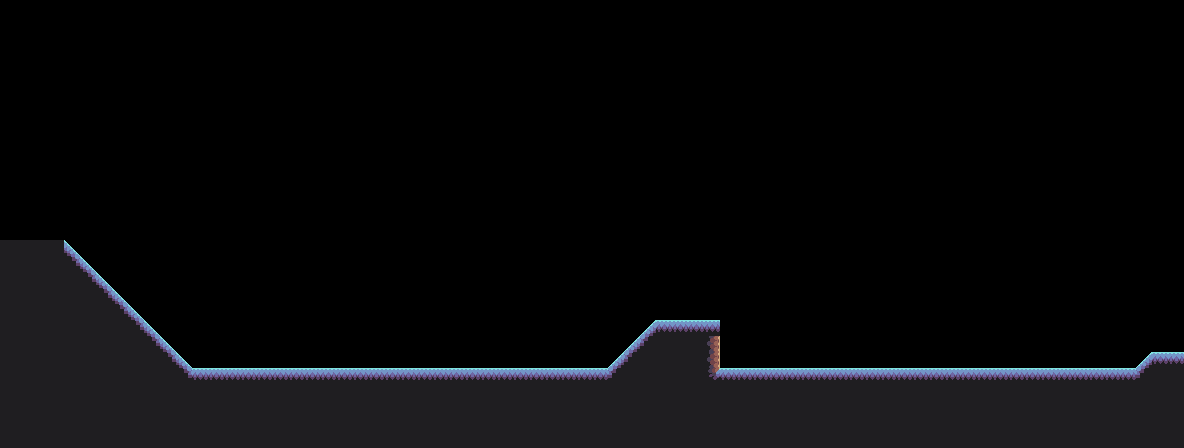

Below is a game level as drawn by its tile map, then a one-line description and the .tmx that defines it (tile-layer data replaced by summaries):
An orthogonal 74x28 tile map with 16x16 px tiles, 2 tile layers (collision, details) and 9 objects (4x EnemyTrap, 2x First, playerSpawn, onTouch, Hostage).

<map version="1.0" tiledversion="1.1.2" orientation="orthogonal" renderorder="right-down" width="74" height="28" tilewidth="16" tileheight="16" infinite="0" nextobjectid="21">
 <properties>
  <property name="collisionLayer" value="collision" />
  <property name="defaultLayers" value="collision, details" />
 </properties>
 <tileset firstgid="1" name="tileset" tilewidth="16" tileheight="16" tilecount="35" columns="5">
  <image source="tileset.png" width="80" height="112" />
  <tile id="2">
   <properties>
    <property name="nez:isSlope" type="bool" value="true" />
    <property name="nez:slopeTopLeft" type="int" value="15" />
    <property name="nez:slopeTopRight" type="int" value="0" />
   </properties>
  </tile>
  <tile id="3">
   <properties>
    <property name="nez:isSlope" type="bool" value="true" />
    <property name="nez:slopeTopLeft" type="int" value="15" />
    <property name="nez:slopeTopRight" type="int" value="0" />
   </properties>
  </tile>
  <tile id="4">
   <properties>
    <property name="nez:isSlope" type="bool" value="true" />
    <property name="nez:slopeTopLeft" type="int" value="15" />
    <property name="nez:slopeTopRight" type="int" value="0" />
   </properties>
  </tile>
  <tile id="5">
   <properties>
    <property name="nez:isSlope" type="bool" value="true" />
    <property name="nez:slopeTopLeft" type="int" value="0" />
    <property name="nez:slopeTopRight" type="int" value="15" />
   </properties>
  </tile>
  <tile id="6">
   <properties>
    <property name="nez:isSlope" type="bool" value="true" />
    <property name="nez:slopeTopLeft" type="int" value="15" />
    <property name="nez:slopeTopRight" type="int" value="0" />
   </properties>
  </tile>
  <tile id="10">
   <properties>
    <property name="nez:isSlope" type="bool" value="true" />
    <property name="nez:slopeTopLeft" type="int" value="0" />
    <property name="nez:slopeTopRight" type="int" value="15" />
   </properties>
  </tile>
  <tile id="14">
   <properties>
    <property name="nez:isSlope" type="bool" value="true" />
    <property name="nez:slopeTopLeft" type="int" value="0" />
    <property name="nez:slopeTopRight" type="int" value="15" />
   </properties>
  </tile>
  <tile id="19">
   <properties>
    <property name="nez:isSlope" type="bool" value="true" />
    <property name="nez:slopeTopLeft" type="int" value="0" />
    <property name="nez:slopeTopRight" type="int" value="15" />
   </properties>
  </tile>
  <tile id="20">
   <properties>
    <property name="nez:isSlope" type="bool" value="true" />
    <property name="nez:slopeTopLeft" type="int" value="15" />
    <property name="nez:slopeTopRight" type="int" value="0" />
   </properties>
  </tile>
  <tile id="23">
   <properties>
    <property name="nez:isSlope" type="bool" value="true" />
    <property name="nez:slopeTopLeft" type="int" value="15" />
    <property name="nez:slopeTopRight" type="int" value="0" />
   </properties>
  </tile>
  <tile id="25">
   <properties>
    <property name="nez:isSlope" type="bool" value="true" />
    <property name="nez:slopeTopLeft" type="int" value="0" />
    <property name="nez:slopeTopRight" type="int" value="15" />
   </properties>
  </tile>
  <tile id="26">
   <properties>
    <property name="nez:isSlope" type="bool" value="true" />
    <property name="nez:slopeTopLeft" type="int" value="0" />
    <property name="nez:slopeTopRight" type="int" value="15" />
   </properties>
  </tile>
  <tile id="27">
   <properties>
    <property name="nez:isSlope" type="bool" value="true" />
    <property name="nez:slopeTopLeft" type="int" value="15" />
    <property name="nez:slopeTopRight" type="int" value="0" />
   </properties>
  </tile>
  <tile id="30">
   <properties>
    <property name="nez:isSlope" type="bool" value="true" />
    <property name="nez:slopeTopLeft" type="int" value="15" />
    <property name="nez:slopeTopRight" type="int" value="0" />
   </properties>
  </tile>
 </tileset>
 <layer name="collision" width="74" height="28">
  <data>[2072 cells, 458 non-empty, 8 distinct tile ids]</data>
 </layer>
 <layer name="details" width="74" height="28">
  <data>[2072 cells, 1 non-empty, 1 distinct tile ids]</data>
 </layer>
 <objectgroup color="#00557f" name="battleAreas">
  <object id="9" name="First" x="736" y="208" width="384" height="160">
   <properties>
    <property name="enemies" value="EnemyImp, EnemyImpTank" />
    <property name="waves" value="2, 2, 3" />
   </properties>
  </object>
  <object id="16" name="First" x="224" y="208" width="352" height="160">
   <properties>
    <property name="enemies" value="EnemyImp, EnemyImpTank" />
    <property name="waves" value="2, 3, 1" />
   </properties>
  </object>
 </objectgroup>
 <objectgroup name="objects">
  <object id="1" name="playerSpawn" x="16" y="208" width="32" height="32" />
 </objectgroup>
 <objectgroup name="transfers">
  <object id="5" name="Transfer" type="onTouch" x="1168" y="160" width="4" height="208">
   <properties>
    <property name="destinyId" type="int" value="4" />
    <property name="direction" value="right" />
   </properties>
  </object>
 </objectgroup>
 <objectgroup color="#ff5500" name="enemies">
  <object id="15" type="EnemyTrap" x="256" y="352" width="21" height="13" />
  <object id="18" type="EnemyTrap" x="544" y="352" width="21" height="13" />
  <object id="19" type="EnemyTrap" x="848" y="352" width="21" height="13" />
  <object id="20" type="EnemyTrap" x="1088" y="352" width="21" height="13" />
 </objectgroup>
 <objectgroup name="hostages">
  <object id="14" name="Hostage" x="688" y="288" width="32" height="32" />
 </objectgroup>
</map>
